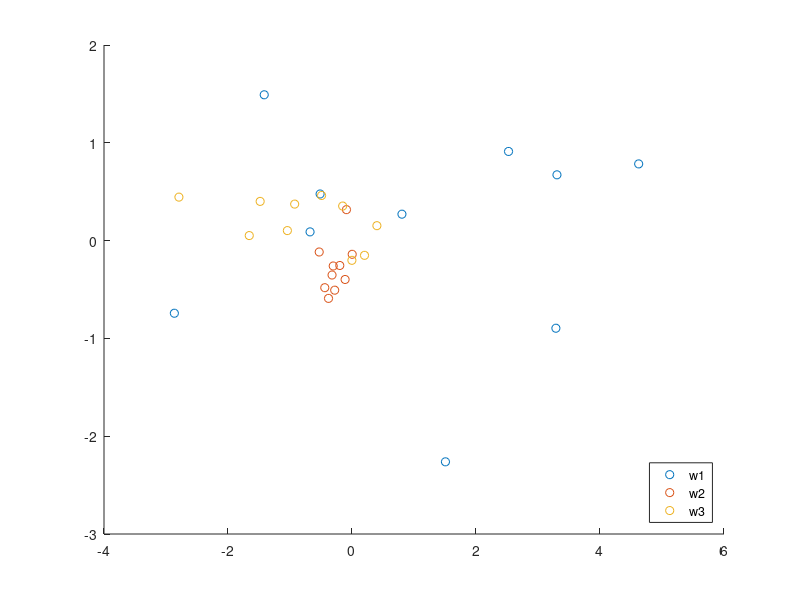

Write the MATLAB code that produced this figure.
clc;
clear;

% (Three samples, Features data, Three categories)
w = zeros(3,10,3);
w(:,:,1) = [
    0.42 -0.2 1.3 0.39 -1.6 -0.029 -0.23 0.27 -1.9 0.87;
    -0.087 -3.3 -0.32 0.71 -5.3 0.89 1.9 -0.3 0.76 -1;
    0.58 -3.4 1.7 0.23 -0.15 -4.7 2.2 -0.87 -2.1 -2.6];

w(:,:,2) = [
    -0.4 -0.31 0.38 -0.15 -0.35 0.17 -0.011 -0.27 -0.065 -0.12;
    0.58 0.27 0.055 0.53 0.47 0.69 0.55 0.61 0.49 0.054;
    0.089 -0.04 -0.035 0.011 0.034 0.1 -0.18 0.12 0.0012 -0.063];
    
w(:,:,3) = [
    0.83 1.1 -0.44 0.047 0.28 -0.39 0.34 -0.3 1.1 0.18;
    1.6 1.6 -0.41 -0.45 0.35 -0.48 -0.079 -0.22 1.2 -0.11;
    -0.014 0.48 0.32 1.4 3.1 0.11 0.14 2.2 -0.46 -0.49];

% means
m = zeros(3,1,3);
for j = 1:3
    for i = 1:10
        m(:,1,j) = m(:,1,j) + w(:,i,j);
    end
end
m = m/10;
m_total = zeros(3,1);
for i = 1:3
    m_total = m_total+10*m(:,1,i);
end
m_total = m_total/30;

S = zeros(3,3,3);
for j = 1:3
    for i = 1:10
    tmp = w(:,i,j) - m(:,1,j);
    S(:,:,j) = S(:,:,j) + tmp*tmp';
    end
end
SW = S(:,:,1) + S(:,:,2) + S(:,:,3);

SB = zeros(3,3);
for i = 1:3
    tmp = m(:,1,i) - m_total;
    SB = SB + 10*(tmp*tmp');
end
disp("(a) within-class scatter matrix SW = ");disp(SW);
disp("    between-class scatter matrix SB = ");disp(SB);

ori_C = eig((SW^(-1))*SB);
sort_C = sort(eig((SW^(-1))*SB),1,'descend');
index_1 = 0; % 最大eignevalue的索引
index_2 = 0; % 次大eignevalue的索引
for i = 1:3
    if (ori_C(i) == sort_C(1))
        index_1 = i;
    end
    if (ori_C(i) == sort_C(2))
        index_2 = i;
    end
end

[A, B] = eig(SW^(-1)*SB);% eigenvector eigenvalue
eigenvector = zeros(3,1,2);
eigenvector(:,:,1) = [A(1,index_1);A(2,index_1);A(3,index_1)];% 最大eignevalue 對應的eigenvector
eigenvector(:,:,2) = [A(1,index_2);A(2,index_2);A(3,index_2)];% 次大eignevalue 對應的eigenvector
fprintf("(b) Two largest eigenvalues = %.4f and %.4f\n", sort_C(1), sort_C(2));
fprintf("    Two largest eigenvectors = [%.4f; %.4f; %.4f] and [%.4f; %.4f; %.4f]\n",eigenvector(:,:,1),eigenvector(:,:,2));

% ak=et(xk-m)
a = zeros(2,10,3);
for k = 1:3
    for j = 1:10
        for i = 1:2
            a(i,j,k) = eigenvector(:,:,i)'*(w(:,j,k)-m_total);
        end
    end
end

figure('Name','(c)');
scatter(a(1,:,1),a(2,:,1),'r*')
hold on
scatter(a(1,:,2),a(2,:,2),'gx')
hold on
scatter(a(1,:,3),a(2,:,3),'bo')
hold on;
legend('w1','w2','w3','location','southeast');

% mu
mu = zeros(2,1,3);
for j = 1:3
    for i = 1:10
        mu(:,1,j) = mu(:,1,j) + a(:,i,j);
    end
end
mu = mu/10;

% sigma
sigma = zeros(2, 2, 3);
for j = 1:3
    for i = 1:10
        tmp = a(:,i,j) - mu(:,1,j);
        sigma(:,:,j) = sigma(:,:,j) + tmp*tmp';
    end
end
sigma = sigma/10;

w1_mis = 0;
w2_mis = 0;
w3_mis = 0;
g = zeros(3,10,3);
for j = 1:3
    for i = 1:10
        x = a(:,i,j);
        d = 2;
        g1 = -1/2*(x-mu(:,:,1))'*sigma(:,:,1)^-1*(x-mu(:,:,1))-d/2*log(2*pi)-1/2*log(det(sigma(:,:,1)))+log(1/3);
        g2 = -1/2*(x-mu(:,:,2))'*sigma(:,:,2)^-1*(x-mu(:,:,2))-d/2*log(2*pi)-1/2*log(det(sigma(:,:,2)))+log(1/3);
        g3 = -1/2*(x-mu(:,:,3))'*sigma(:,:,3)^-1*(x-mu(:,:,3))-d/2*log(2*pi)-1/2*log(det(sigma(:,:,3)))+log(1/3);
        if (j==1)
            if (g1<g2)||(g1<g3)
                w1_mis = w1_mis+1;
            end
        end
        if (j==2)
            if (g2<g1)||(g2<g3)
                w2_mis = w2_mis+1;
            end
        end
        if (j==3)
            if (g3<g1)||(g3<g2)
                w3_mis = w3_mis+1;
            end
        end 
    end
end

total_mis = (w1_mis+w2_mis+w3_mis)/30*100;
fprintf('(d) Percentage of misclassied samples: \n');
fprintf('    w1錯誤率 = %g%%\n',w1_mis*10);
fprintf('    w2錯誤率 = %g%%\n',w2_mis*10);
fprintf('    w3錯誤率 = %g%%\n',w3_mis*10);
fprintf('    總錯誤率 = %g%%\n',total_mis);